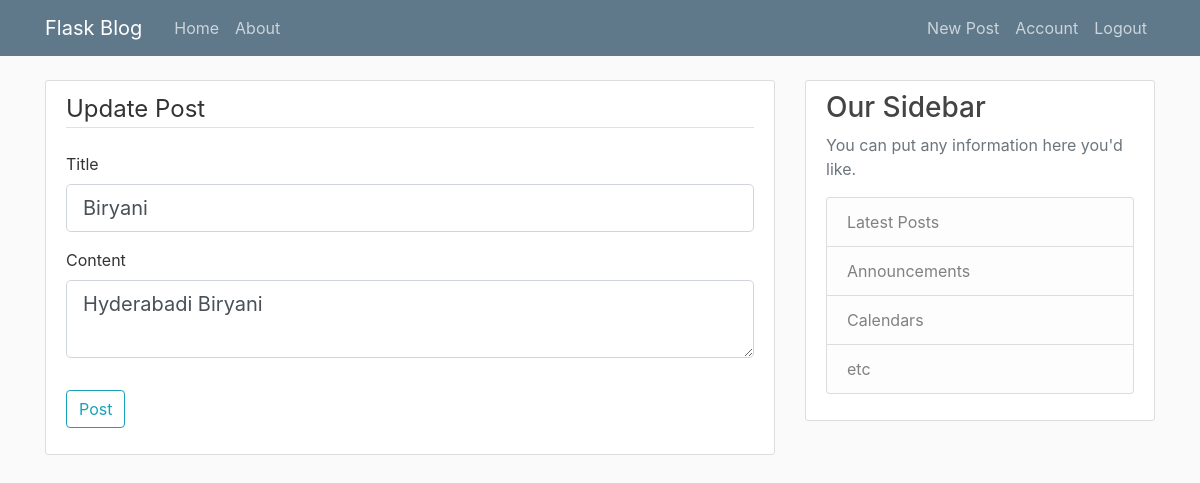
The app's page /post/4/update (signed in), older data.
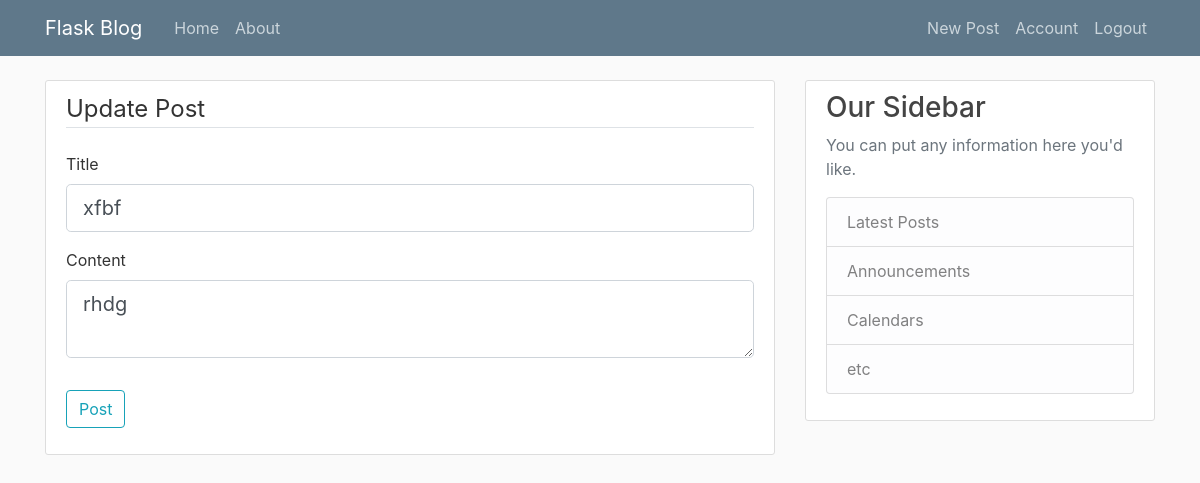
The same page, newer data.
### flaskBlog/models.py (models this page shows, shortened)
class Post(db.Model):
    id = db.Column(db.Integer, primary_key=True)
    title = db.Column(db.String(100), nullable=False)
    date_posted = db.Column(db.DateTime, nullable=False, default=datetime.utcnow)
    content = db.Column(db.Text, nullable=False)
    user_id = db.Column(db.Integer, db.ForeignKey('user.id'), nullable=False)

### flaskBlog/routes.py (the view)
@app.route("/post/<int:post_id>/update", methods=['GET', 'POST'])
@login_required
def update_post(post_id):
    with app.app_context():
        post = Post.query.get_or_404(post_id)
        user = User.query.filter_by(id=post.user_id).first()
        if user != current_user:
            abort(403)
        form = PostForm()
        if form.validate_on_submit():
            with app.app_context():
                post = Post.query.filter_by(id=post_id).first()
                post.title = form.title.data
                post.content = form.content.data
                db.session.commit()
                flash('Post updated successfully!', 'success')
                return redirect(url_for('post', post_id=post.id))
        elif request.method == "GET":
            form.title.data = post.title
            form.content.data = post.content
        return render_template("create_post.html", title="Update Post", form=form, legend="Update Post")

### flaskBlog/forms.py
class PostForm(FlaskForm):
    title = StringField('Title', validators=[DataRequired()])
    content = TextAreaField('Content', validators=[DataRequired()])
    submit = SubmitField('Post')

### flaskBlog/models.py (called while the page is built)
@login_manager.user_loader
def load_user(user_id):
    return User.query.get(int(user_id))

### flaskBlog/templates/create_post.html (shortened to what this page needs)
{% extends "layout.html" %}
{% block content %}
  <div class="content-section">
    <form method="POST" action="">
        <fieldset class="form-group">
            <legend class="border-bottom mb-4">{{legend}}</legend>
            <div class="form-group">
                {{ form.title.label(class="form-control-file")}}
                {% if form.title.errors %}
                   {{ form.title(class="form-control form-control-lg is-invalid")}}
                <div class="invalid-feedback">
                    {% for error in form.title.errors %}
                       <span> {{error}} </span>
                    {% endfor %}
                </div>
                {% else %}
                    {{ form.title(class="form-control form-control-lg")}}
                {% endif %}
            </div>
            <div class="form-group">
                {{ form.content.label(class="form-control-file")}}
                {% if form.content.errors %}
                   {{ form.content(class="form-control form-control-lg is-invalid")}}
                <div class="invalid-feedback">
                    {% for error in form.content.errors %}
                       <span> {{error}} </span>
                    {% endfor %}
                </div>
                {% else %}
                    {{ form.content(class="form-control form-control-lg")}}
                {% endif %}
            </div>
        </fieldset>
        <div class="form-group">
            {{ form.submit(class="btn btn-outline-info") }}
        </div>
    </form>
  </div>
{% endblock content %}

Row changes from the older to the newer data that the page shows:
changed Post: title "Biryani" → "xfbf"; content "Hyderabadi Biryani" → "rhdg"
